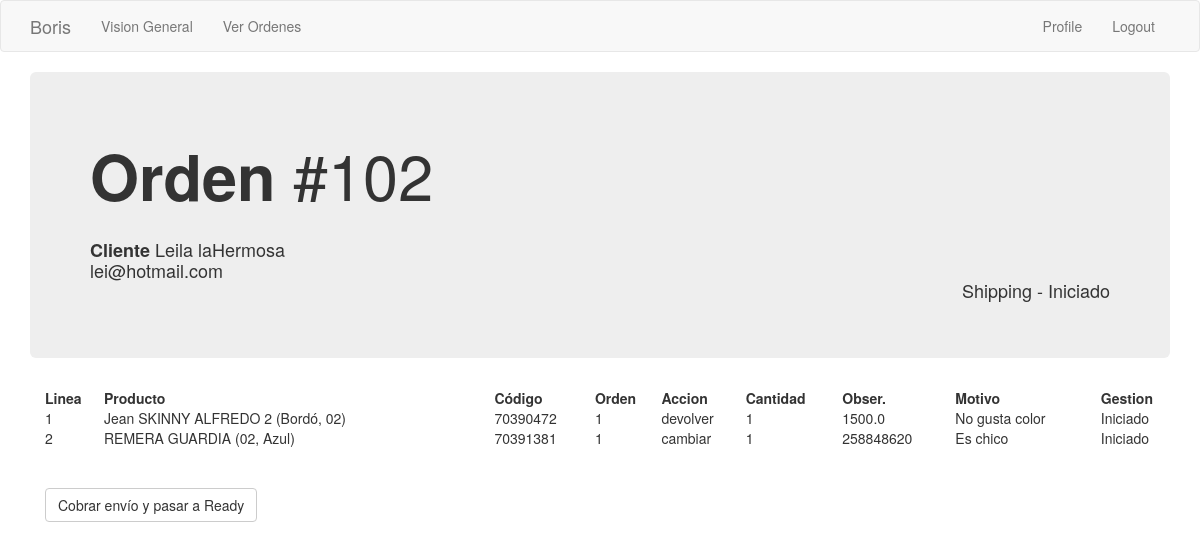
The page /orden/1 (signed in) on the database as committed earlier.
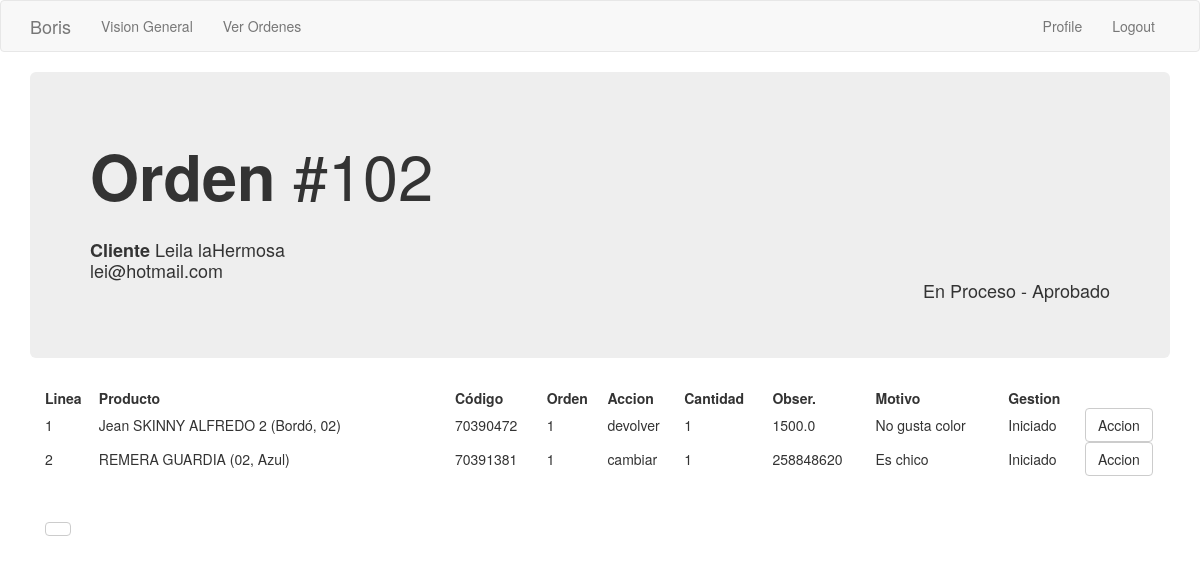
The same page on the database as committed later.
### app/models.py (models this page shows, shortened)
class Order_header(db.Model):
    id = db.Column(db.Integer, primary_key=True)
    order_number = db.Column(db.Integer, index=True)
    order_id_anterior = db.Column(db.Integer)
    creation_date = db.Column(db.String(35), index=True)
    last_update_date = db.Column(db.String(35))
    payment_method = db.Column(db.String(10))
    payment_card = db.Column(db.String(10))
    courier_order_id = db.Column(db.String(64), index=True)
    status = db.Column(db.String(15))
    sub_status = db.Column(db.String(15))
    customer_address = db.Column(db.String(64))
    customer_number = db.Column(db.String(10))
    customer_floor = db.Column(db.String(10))
    customer_zipcode = db.Column(db.String(8))
    customer_locality = db.Column(db.String(64))
    customer_city = db.Column(db.String(64))
    customer_province = db.Column(db.String(64))
    customer_country = db.Column(db.String(64))
    detalle = db.relationship('Order_detail', backref='productos', lazy='dynamic')
    transaction = db.relationship('Transaction_log', backref='transaccion', lazy='dynamic')
    customer_id = db.Column(db.Integer, db.ForeignKey('customer.id'))
    store = db.Column(db.Integer, db.ForeignKey('company.store_id'))

class Order_detail(db.Model):
    order_line_number = db.Column(db.String, primary_key=True)
    line_number = db.Column(db.Integer)
    prod_id = db.Column(db.Integer)
    name = db.Column(db.String(120))
    variant = db.Column(db.Integer)
    accion = db.Column(db.String(10))
    accion_cambiar_por = db.Column(db.Integer)
    accion_cantidad = db.Column(db.Integer)
    motivo = db.Column(db.String(50))
    monto_a_devolver = db.Column(db.Float)
    gestionado = db.Column(db.String(10))
    order = db.Column(db.Integer, db.ForeignKey('order_header.id'))

### app/main/routes.py (the view)
@bp.route('/orden/<orden_id>')
@login_required
def orden(orden_id):
    orden = Order_header.query.filter_by(id=orden_id).first()
    orden_linea = Order_detail.query.filter_by(order=orden_id).all()
    return render_template('orden.html', orden=orden, orden_linea=orden_linea, customer=orden.buyer)

### app/main/routes.py (called while the page is built)
@bp.before_app_request
def before_request():
    if current_user.is_authenticated:
        current_user.last_seen = datetime.utcnow()
        db.session.commit()

### app/models.py (called while the page is built)
@login.user_loader
def load_user(id):
    return User.query.get(int(id))

### app/templates/orden.html
{% extends "base.html" %}
{% block app_content %}
    <div class='jumbotron'>
        <h1>
            <strong>Orden </strong>#{{orden.order_number}}
        </h1>
        <h4>
            <br> <strong> Cliente </strong>{{customer.name}}
            <br>         {{customer.email}}
            <div class="text-right"> {{orden.status}} - {{orden.sub_status}} </div>
        </h4>
    </div>
    <div class='container'>
        <table style="width:100%">
            <tr>
                <th>Linea</th>
                <th>Producto</th>
                <th>Código</th>
                <th>Orden</th>
                <th>Accion</th>
                <th>Cantidad</th>
                <th>Obser.</th>
                <th>Motivo</th>
                <th>Gestion</th>
                <th></th>
            </tr>
            {% for i in orden_linea %}
            <tr>
                <td>{{i['line_number']}}</td>
                <td>{{i['name']}}</td>
                <td>{{i['prod_id']}}</td>
                <td>{{i['order']}}</td>
                <td>{{i['accion']}}</td>
                <td>{{i['accion_cantidad']}}</td>
                <td>
                {% if i['accion'] == 'cambiar' %}
                    {{i['accion_cambiar_por']}}
                {% else %}
                    {{i['monto_a_devolver']}}
                {% endif %}
                </td>
                <td>{{i['motivo']}}</td>
                <td>{{i['gestionado']}}</td>
                {% if (orden.status == 'En Proceso' and orden.sub_status != 'Rechazado' and i['gestionado'] != 'Si') %}
                    <td><a href="{{ url_for('main.gestionar_producto', orden_id=orden.id, linea_id=i['order_line_number'] ) }}">
                        <button class="btn btn-default"> Accion </button></td>
                {% endif %}
            </tr>
            {% endfor %}
        </table>
        <br><br>
            {% if orden.sub_status == 'Iniciado' %}
                {% set text = 'Cobrar envío y pasar a Ready' %}
                {% set accion_orden = 'toReady' %}
            {% endif %}
            {% if orden.sub_status == 'Recibido' %}
                {% set text = 'Revisar y aprobar Solicitud' %}
                {% set accion_orden = 'toApproved' %}
            {% endif %}
            <a href="{{ url_for('main.gestionar_ordenes', orden_id = orden.id, accion_orden = accion_orden ) }}">
            <button class="btn btn-default"> {{text}} </button></a>
    </div>
{% endblock %}

Rows that differ between the two databases and show on the page:
changed Order_header: status "Shipping" → "En Proceso"; sub_status "Iniciado" → "Aprobado"
shown differently, row unchanged: Order_detail "Jean SKINNY ALFREDO 2 (Bordó, 02)": now shows "Accion"
shown differently, row unchanged: Order_detail "REMERA GUARDIA (02, Azul)": now shows "Accion"
Other text that changed with them:
{{ text }}: "Cobrar envío y pasar a Ready" → (not shown)
